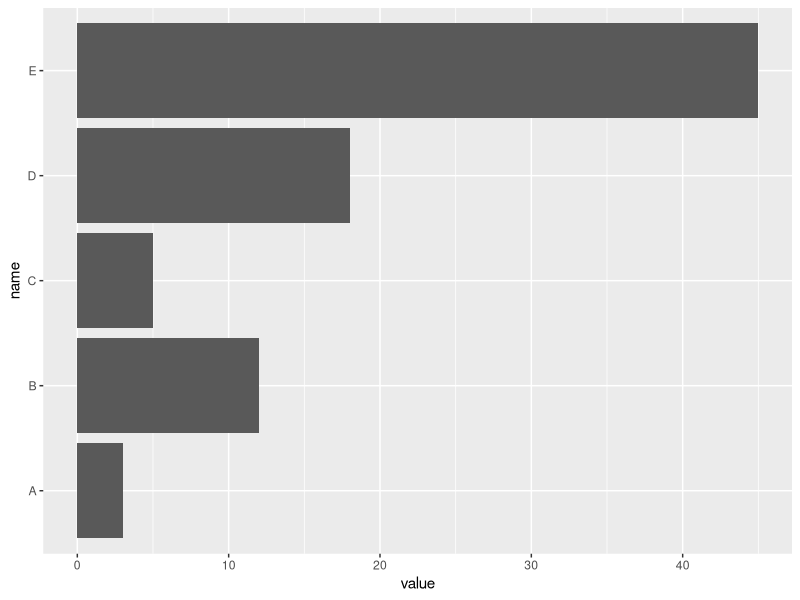
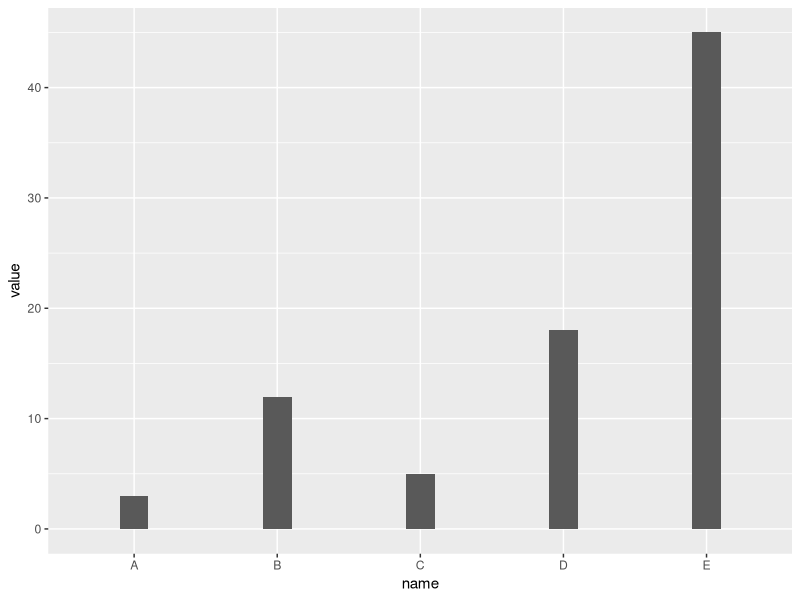

These figures' R source, in order: (Note: this script raises an error after producing the figures.)
## ---- chunk 1
knitr::opts_chunk$set( warning=FALSE, message=FALSE)
## ---- chunk 2
# Load ggplot2
library(ggplot2)

# Create data
data <- data.frame(
  name=c("A","B","C","D","E") ,  
  value=c(3,12,5,18,45)
  )

# Barplot
ggplot(data, aes(x=name, y=value)) + 
  geom_bar(stat = "identity") +
  coord_flip()
## ---- chunk 3
# Load ggplot2
library(ggplot2)

# Create data
data <- data.frame(
  name=c("A","B","C","D","E") ,  
  value=c(3,12,5,18,45)
  )

# Barplot
ggplot(data, aes(x=name, y=value)) + 
  geom_bar(stat = "identity", width=0.2) 
## ---- chunk 4
htmltools::includeHTML("htmlChunkRelatedRanking.html")
